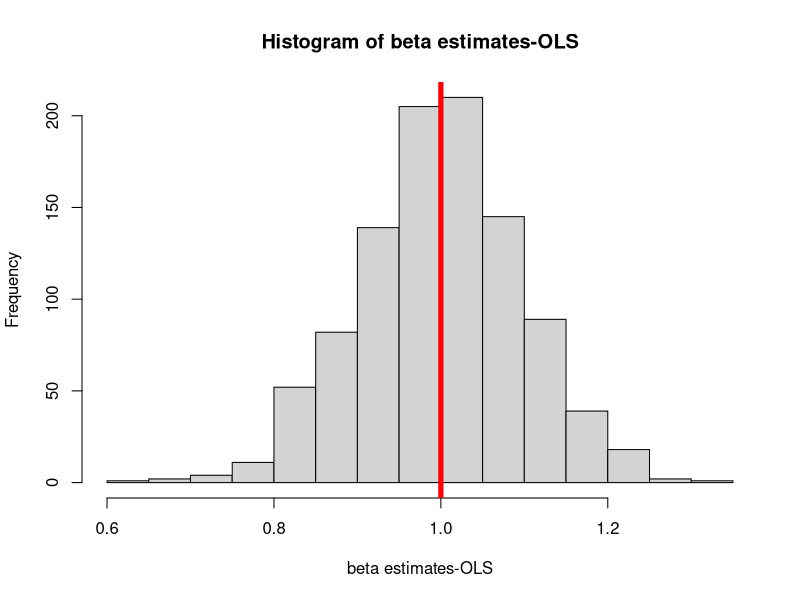
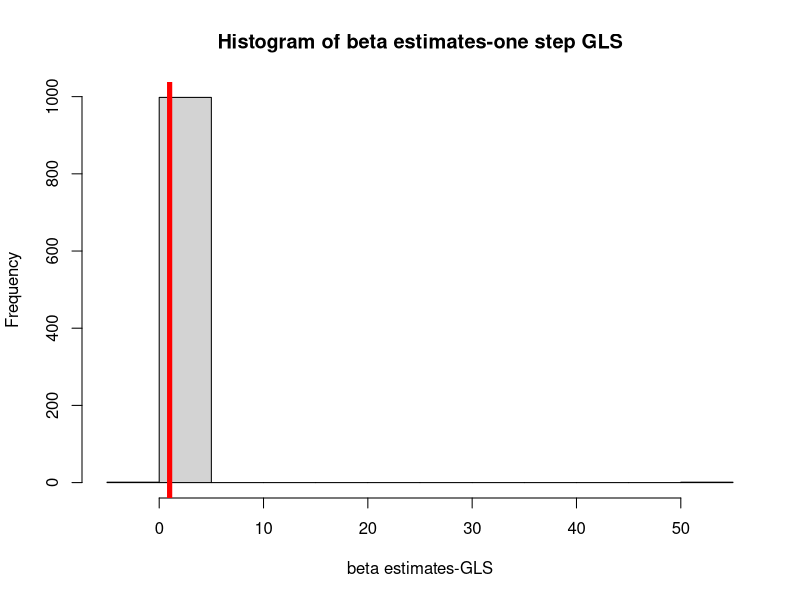
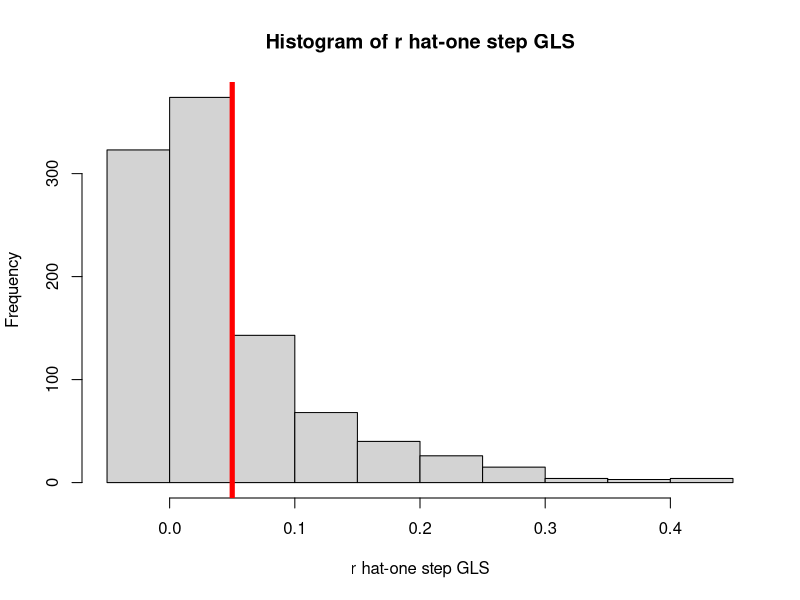
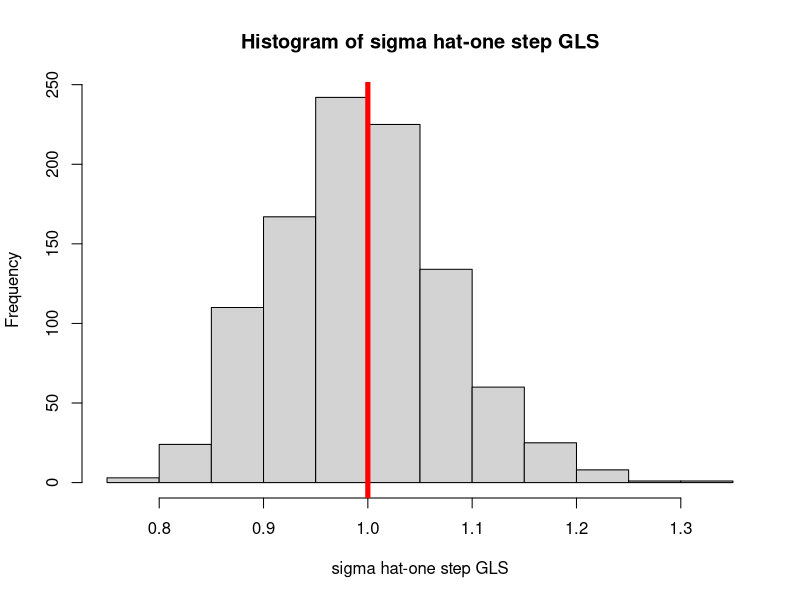
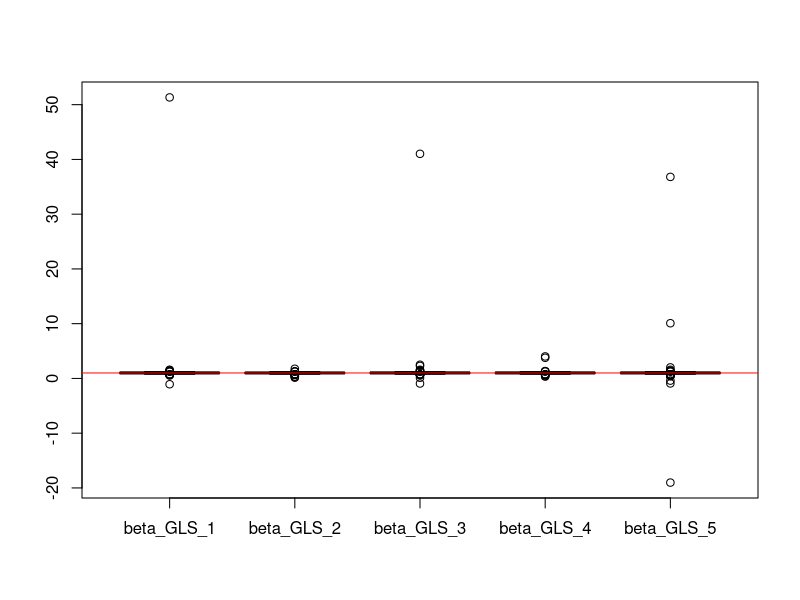
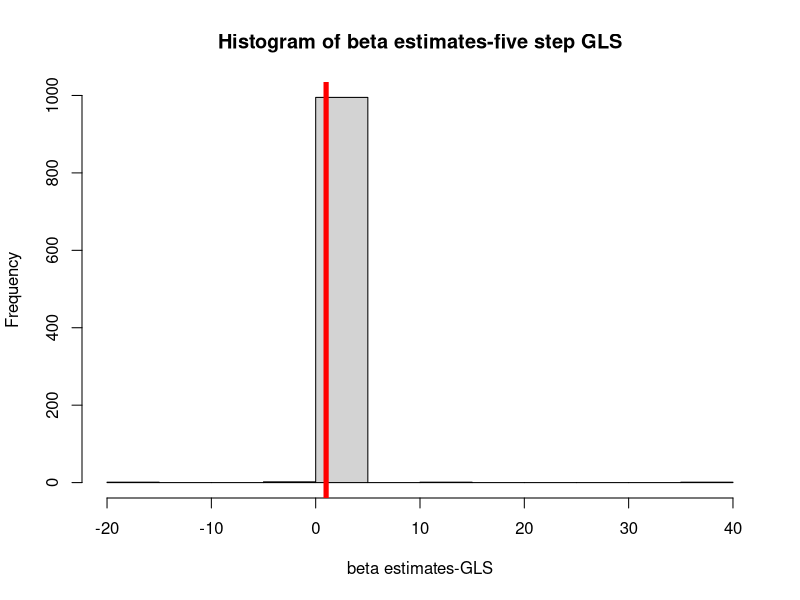
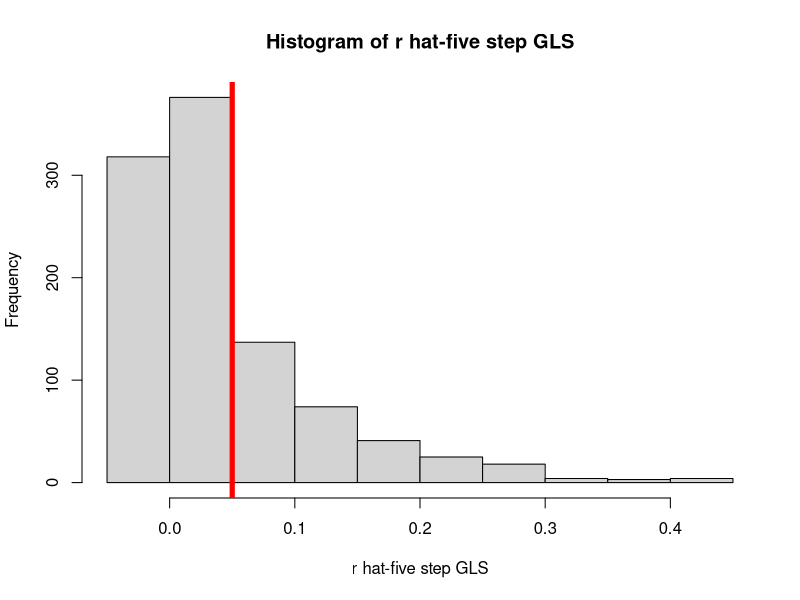
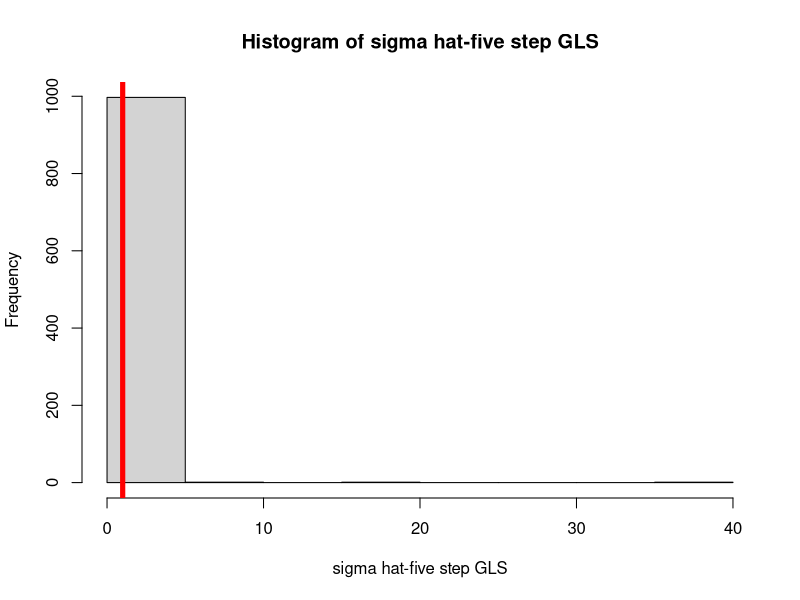

The R source for these figures, in order:
### HW 4.  GLS and correlated errors.
### Part 2.  (Part 1 is the problems from the book.)
### 1) Generate correlated errors.

# First you write the code for making the matrix G.
# Use multiple lines if that seems easier.
# Then get the cholesky decomposition using the function chol().
# (a)
# n=100, r=0.05
G=matrix(.05,100,100) + diag(100)*.95
R=chol(G)

# The next line makes everyone start at the same seed to get the same 
# random numbers.  For fun you may want to comment the line out to see 
# what happens for different simulations.

set.seed(12345)

# The following line will generate uncorrelated random errors.

z = matrix(rnorm(100000),100,1000)

# Using a loop may not be the fastest way to do this (or maybe it is), but 
# I think it is the easiest to understand and my goal is to make this 
# understandable.  It runs plenty fast in any case...
# (b) 1000 replicates, each column is a replicate
eps=matrix(0,100,1000)
for(i in 1:1000){
  eps[,i] = z[,i] %*% R
}

# (c) 
# Calculate S_n, which is the column total for espsilon matrix
S_n=apply(eps,2,sum)
# Calculate empirical values of sigma squared for each replicate
# Calculate empirical values of correlation
sig_sqr=numeric(1000)
r=numeric(1000)
for (i in 1:1000){
  cov_hat=eps[,i] %*% t(eps[,i])
  sig_sqr[i]=mean(diag(cov_hat))
  r[i]=mean(cov_hat[lower.tri(cov_hat,diag=FALSE)]/sig_sqr[i])
}
head(r)
head(sig_sqr)
#> mean(sig_sqr)
#[1] 1.001229
#> mean(r)
#[1] 0.04524103

# variance of S_n
varS_n=var(S_n)
# True variance of S_n in CH4 Disc #17a, n=100, r=0.05, sigmasqr=1
TrueVarS_n=100*1+100*99*1*0.05

# Print out the two variance, and compare
varS_n
TrueVarS_n
#> varS_n
#[1] 603.1054
#> TrueVarS_n
#[1] 595

# Comment:By running through the codes above multiple times, 
# varS_n is really close to TrueVarS_n

### 2. OLS

# (a) Generate X

X = matrix(rnorm(100000),100,1000)

# That gets us past all the random number generation you'll need, I just
# wanted to make sure everyone would do this part in the same order
# so that everyone would get the same results.

# Now construct Y according to the model Y = Xb + eps
# where b=1 and Y will be a 100x1000 matrix, one column corresponding to
# each replication.  Note that when the HW refers to beta I'm talking about
# the coefficient b here.  Don't include an intercept term when you generate
# the data but do include one when you fit the model.
Y=X+eps
# Now you're on your own for the rest.  Don't use any fancy functions 
# (unless you want to check your work), I'd like you to do all this based 
# on matrix algebra for now.
# (b) Do OLS, estimating beta 1000 times
# Fit each column of X to each column of Y to get beta_hat
beta_hat=numeric(1000)
for (i in 1:1000) {
  beta_hat[i]=solve(t(X[,i]) %*% X[,i]) %*% t(X[,i]) %*% Y[,i]
}

# (c) Histogram of beta_hats, a vertical line for true beta=1
hist(beta_hat, main="Histogram of beta estimates-OLS", xlab="beta estimates-OLS")
abline(v=1,col="red",lwd=5)
# Comment: I think OLS does a good job of estimating beta. Based on
# the histogram, the majority of beta_hats are around 1, which is 
# the true beta.

### 3. One Step GLS
# (a) do one step GLS, estimate beta 1000 times, 
# and make the same histogram as you did for OLS. Comment briefly.

# do calculation col by col (by replicates)

beta_GLS_1=numeric(1000)
cor_GLS_1=numeric(1000)
v_hat=numeric(1000)
for (i in 1:1000) {
  # First, calculate residual from OLS
  e=Y[,i]-X[,i]*beta_hat[i]
  # To estimate cov, e %*% t(e)
  cov=e %*% t(e)
  v_hat[i]=mean(diag(cov))
  cor_GLS_1[i]=mean(cov[lower.tri(cov,diag=FALSE)]/v_hat[i])
  # G_hat matrix: diagnal is v_hat, other element is cor_GLS_1
  G_hat=matrix(cor_GLS_1[i],100,100)+diag(v_hat[i]-cor_GLS_1[i],100,100)
  beta_GLS_1[i]=solve( t(X[,i]) %*% solve(G_hat) %*% X[,i] ) %*% t(X[,i]) %*% solve(G_hat) %*% Y[,i]
    
}

# sigma
sigma_hat=sqrt(v_hat)

hist(beta_GLS_1, main="Histogram of beta estimates-one step GLS", xlab="beta estimates-GLS")
abline(v=1,col="red",lwd=5)

# Comment: Based on the histogram, one step GLS beta estimates is
# also good.

#(b)  true r=0.05
hist(cor_GLS_1, main="Histogram of r hat-one step GLS", xlab="r hat-one step GLS")
abline(v=0.05,col="red",lwd=5)
## Comment: The estimate looks good, the majority of them are clustered around the true value
#(c)  true sigma=1
hist(sigma_hat, main="Histogram of sigma hat-one step GLS", xlab="sigma hat-one step GLS")
abline(v=01,col="red",lwd=5)
## Comment: The estimate looks good, the majority of them are clustered around the true value

### 4. Five Step GLS

## Step 2
beta_GLS_2=numeric(1000)
cor_GLS_2=numeric(1000)
v_hat2=numeric(1000)
for (i in 1:1000) {
  # First, calculate residual from OLS
  e=Y[,i]-X[,i]*beta_GLS_1[i]
  # To estimate cov, e %*% t(e)
  cov=e %*% t(e)
  v_hat2[i]=mean(diag(cov))
  cor_GLS_2[i]=mean(cov[lower.tri(cov,diag=FALSE)]/v_hat2[i])
  # G_hat matrix: diagnal is v_hat, other element is cor_GLS_1
  G_hat=matrix(cor_GLS_2[i],100,100)+diag(v_hat2[i]-cor_GLS_2[i],100,100)
  beta_GLS_2[i]=solve( t(X[,i]) %*% solve(G_hat) %*% X[,i] ) %*% t(X[,i]) %*% solve(G_hat) %*% Y[,i]
  
}

## Step 3
beta_GLS_3=numeric(1000)
cor_GLS_3=numeric(1000)
v_hat3=numeric(1000)
for (i in 1:1000) {
  # First, calculate residual from OLS
  e=Y[,i]-X[,i]*beta_GLS_2[i]
  # To estimate cov, e %*% t(e)
  cov=e %*% t(e)
  v_hat3[i]=mean(diag(cov))
  cor_GLS_3[i]=mean(cov[lower.tri(cov,diag=FALSE)]/v_hat3[i])
  # G_hat matrix: diagnal is v_hat, other element is cor_GLS_1
  G_hat=matrix(cor_GLS_3[i],100,100)+diag(v_hat3[i]-cor_GLS_3[i],100,100)
  beta_GLS_3[i]=solve( t(X[,i]) %*% solve(G_hat) %*% X[,i] ) %*% t(X[,i]) %*% solve(G_hat) %*% Y[,i]
  
}

## Step 4
beta_GLS_4=numeric(1000)
cor_GLS_4=numeric(1000)
v_hat4=numeric(1000)
for (i in 1:1000) {
  # First, calculate residual from OLS
  e=Y[,i]-X[,i]*beta_GLS_3[i]
  # To estimate cov, e %*% t(e)
  cov=e %*% t(e)
  v_hat4[i]=mean(diag(cov))
  cor_GLS_4[i]=mean(cov[lower.tri(cov,diag=FALSE)]/v_hat4[i])
  # G_hat matrix: diagnal is v_hat, other element is cor_GLS_1
  G_hat=matrix(cor_GLS_4[i],100,100)+diag(v_hat4[i]-cor_GLS_4[i],100,100)
  beta_GLS_4[i]=solve( t(X[,i]) %*% solve(G_hat) %*% X[,i] ) %*% t(X[,i]) %*% solve(G_hat) %*% Y[,i]
  
}

## Step 5
beta_GLS_5=numeric(1000)
cor_GLS_5=numeric(1000)
v_hat5=numeric(1000)
for (i in 1:1000) {
  # First, calculate residual from OLS
  e=Y[,i]-X[,i]*beta_GLS_4[i]
  # To estimate cov, e %*% t(e)
  cov=e %*% t(e)
  v_hat5[i]=mean(diag(cov))
  cor_GLS_5[i]=mean(cov[lower.tri(cov,diag=FALSE)]/v_hat5[i])
  # G_hat matrix: diagnal is v_hat, other element is cor_GLS_1
  G_hat=matrix(cor_GLS_5[i],100,100)+diag(v_hat5[i]-cor_GLS_5[i],100,100)
  beta_GLS_5[i]=solve( t(X[,i]) %*% solve(G_hat) %*% X[,i] ) %*% t(X[,i]) %*% solve(G_hat) %*% Y[,i]
  
}

# Boxplot for beta estimates of all five steps
beta_GLS=data.frame(beta_GLS_1,beta_GLS_2,beta_GLS_3,beta_GLS_4,beta_GLS_5)
boxplot(beta_GLS)
abline(h=1,col="red")


# histogram of beta estimates of the fifth step
hist(beta_GLS_5, main="Histogram of beta estimates-five step GLS", xlab="beta estimates-GLS")
abline(v=1,col="red",lwd=5)
# Comment: Based on the histogram, one step GLS beta estimates is
# also good.

# Calculate the r and sigma for the last step
cor_GLS=numeric(1000)
v=numeric(1000)
for (i in 1:1000) {
  # First, calculate residual from OLS
  e=Y[,i]-X[,i]*beta_GLS_5[i]
  # To estimate cov, e %*% t(e)
  cov=e %*% t(e)
  v[i]=mean(diag(cov))
  cor_GLS[i]=mean(cov[lower.tri(cov,diag=FALSE)]/v[i])
}
sigma_GLS=sqrt(v)
#true r=0.05
hist(cor_GLS, main="Histogram of r hat-five step GLS", xlab="r hat-five step GLS")
abline(v=0.05,col="red",lwd=5)
## Comment: The estimate looks good, the majority of them are clustered around the true value
#true sigma=1
hist(sigma_GLS, main="Histogram of sigma hat-five step GLS", xlab="sigma hat-five step GLS")
abline(v=01,col="red",lwd=5)
## Comment: The estimate looks good, the majority of them are clustered around the true value
